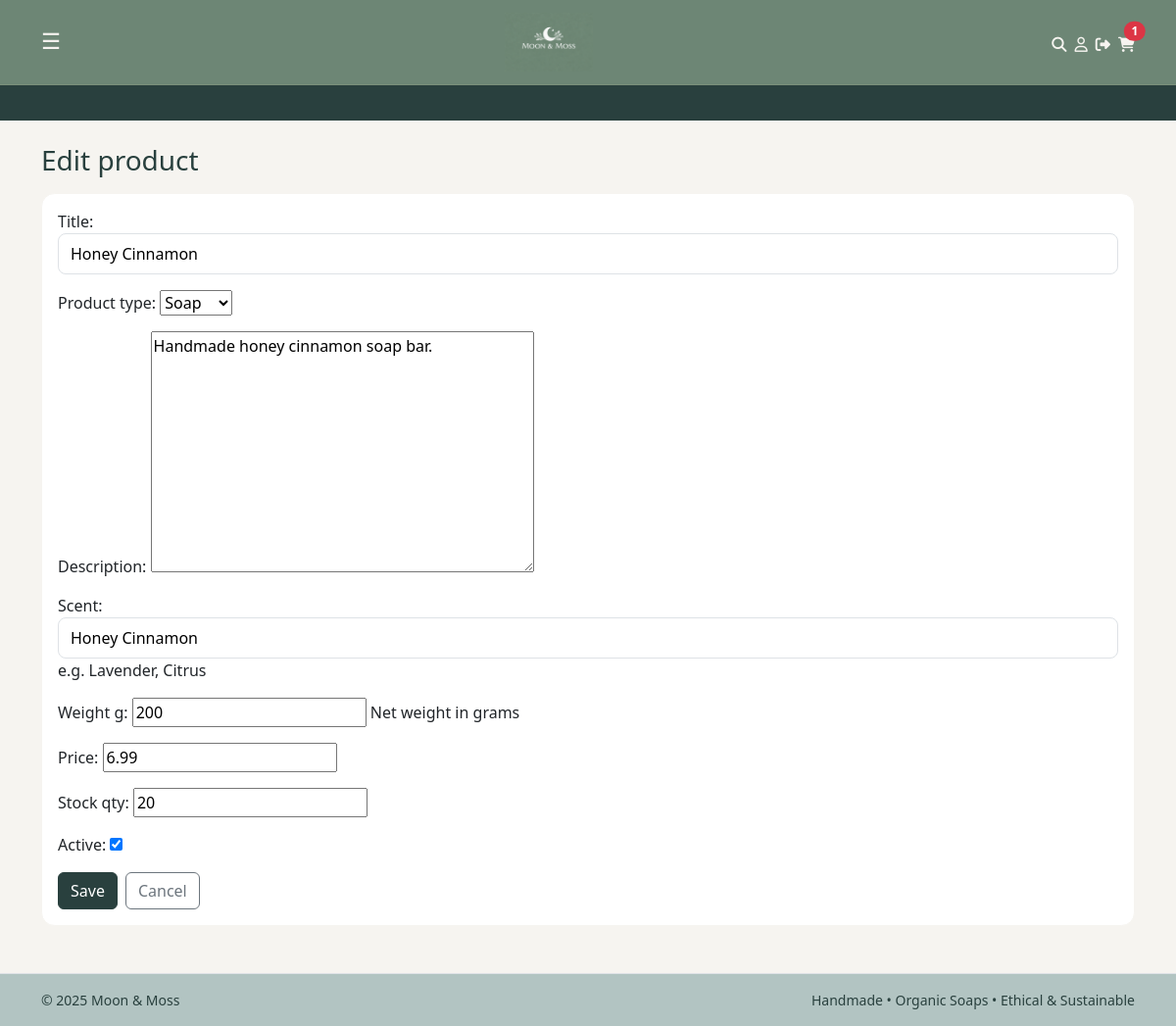
The app's page /owner/products/4/edit/ (signed in), older data.
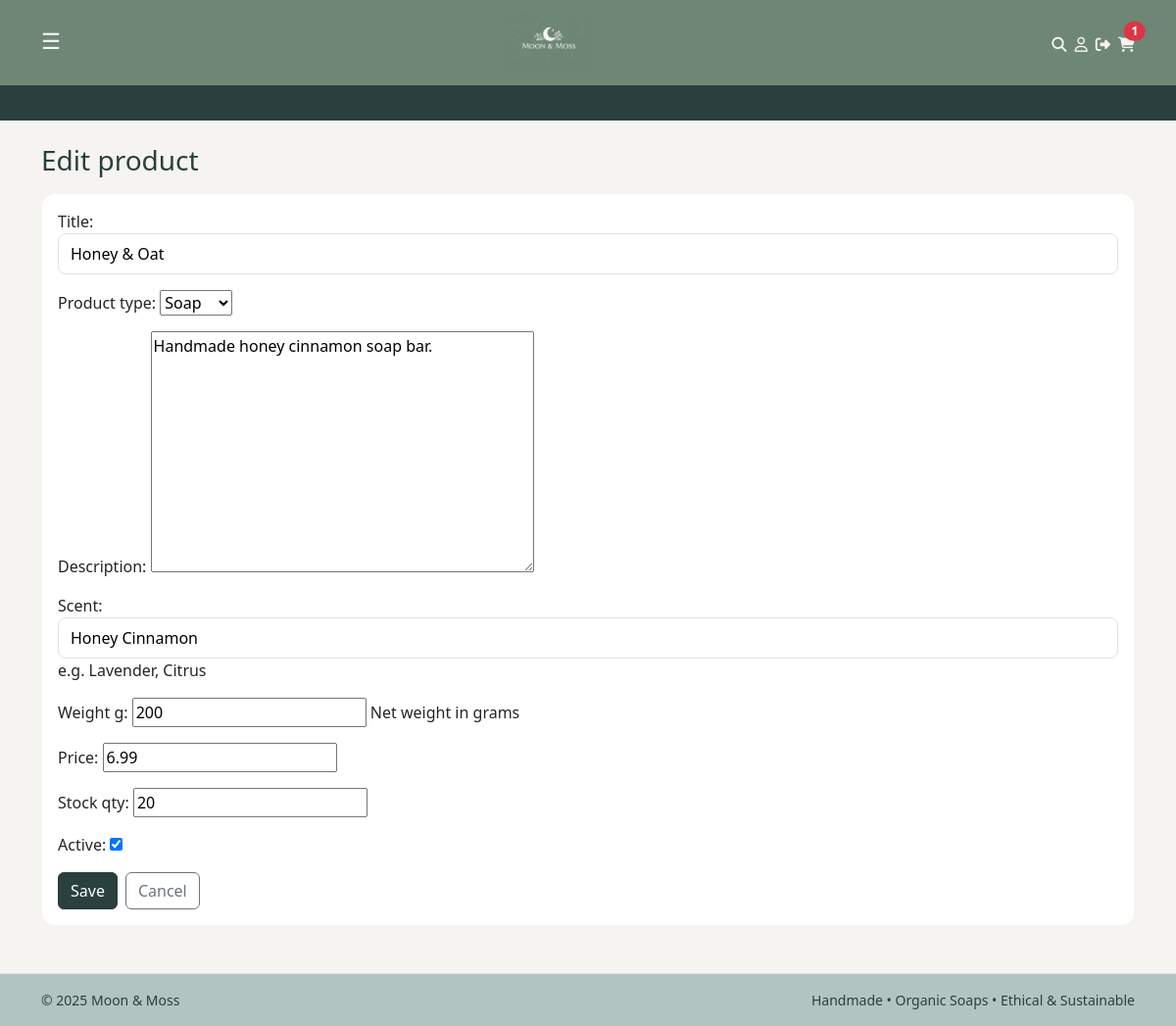
The same page, newer data.
### catalog/models.py (models this page shows, shortened)
class Product(models.Model):
    CANDLE = "CANDLE"
    SOAP = "SOAP"
    TYPES = [
        (CANDLE, "Candle"),
        (SOAP, "Soap"),
    ]
    title = models.CharField(max_length=160)
    slug = models.SlugField(max_length=180, unique=True, blank=True)
    product_type = models.CharField(max_length=12, choices=TYPES)
    description = models.TextField(blank=True)
    scent = models.CharField(max_length=50, help_text="e.g. Lavender, Citrus")
    weight_g = models.PositiveIntegerField(help_text="Net weight in grams")
    price = models.DecimalField(max_digits=6, decimal_places=2)
    stock_qty = models.PositiveIntegerField(default=0)
    active = models.BooleanField(default=True)
    created_at = models.DateTimeField(auto_now_add=True)
    tags = models.CharField(
        max_length=250,
        blank=True,
        help_text="Comma-separated tags, e.g. winter, woody, refillable"
    )
    class Meta:
        ordering = ["title"]

### owner/views.py (the view)
# urls.py: path("owner/products/<int:pk>/edit/", views.product_edit, name="owner_product_edit"),
@staff_member_required
def product_edit(request, pk):
    product = get_object_or_404(Product, pk=pk)
    form = ProductForm(request.POST or None, instance=product)
    if request.method == "POST" and form.is_valid():
        form.save()
        return redirect("owner_products")
    return render(request, "owner/product_form.html", {"form": form, "mode": "Edit", "product": product})

### owner/forms.py
class ProductForm(forms.ModelForm):
    class Meta:
        model = Product
        fields = [
            "title",
            "product_type",
            "description",
            "scent",
            "weight_g",
            "price",
            "stock_qty",
            "active",
        ]

### cart/context_processors.py (called while the page is built)
def cart_count(request):
    cart = get_or_create_cart(request)
    try:
        count = sum(i.qty for i in cart.items.all())
    except Exception:
        count = 0
    return {"cart_count": count}

### cart/utils.py (called while the page is built)
def get_or_create_cart(request):
    if not request.session.session_key:
        request.session.create()
    request.session.set_expiry(60 * 60 * 24 * 14)
    session_key = request.session.session_key
    if request.user.is_authenticated:
        cart, _ = Cart.objects.get_or_create(
            user=request.user,
            defaults={"session_key": session_key},
        )
    else:
        cart, _ = Cart.objects.get_or_create(
            user=None,
            session_key=session_key,
        )
    return cart

### owner/templates/owner/product_form.html (shortened to what this page needs)
{% extends "base.html" %}
{% block content %}
<h1 class="h3 mb-3">{{ mode }} product</h1>
<form method="post" class="card p-3">
  {{ form.as_p }}
  <div class="d-flex gap-2">
    <button class="btn btn-primary" type="submit">Save</button>
    <a class="btn btn-outline-secondary" href="{% url 'owner_products' %}">Cancel</a>
  </div>
</form>
{% endblock %}

Row changes from the older to the newer data that the page shows:
changed Product "Soap": title "Honey Cinnamon" → "Honey & Oat"
